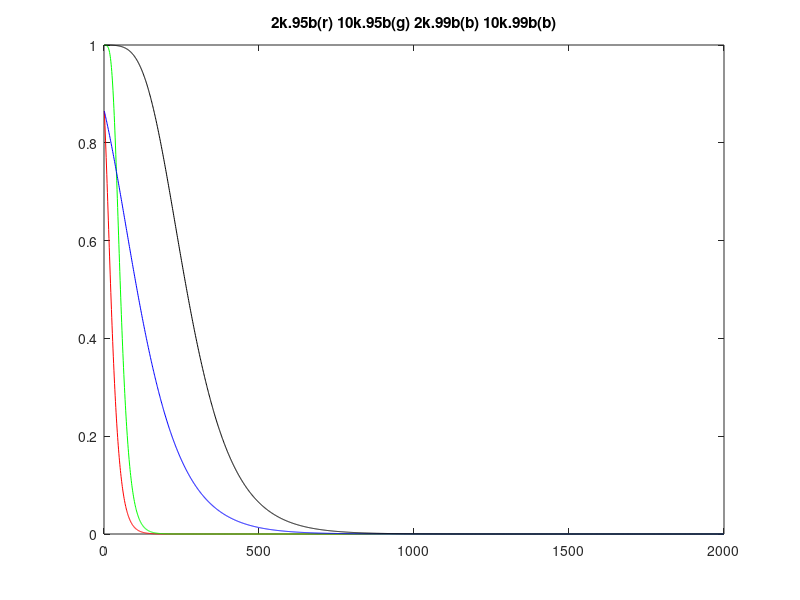

Recreate this plot in MATLAB.
k=2;
b=0.95;
b2=0.99;
x=1:2000;
t(1)=1;
t2(1)=1;
for j=2:2000
    t(j) = b*t(j-1);
    t2(j) = b2*t2(j-1);
end

plot(1-exp(-k*t),'r')
hold on
plot(1-exp(-5*k*t),'g')

plot(1-exp(-k*t2),'b')
plot(1-exp(-5*k*t2),'k')
title([ '2k.95b(r) 10k.95b(g) 2k.99b(b) 10k.99b(b)'])

hold
